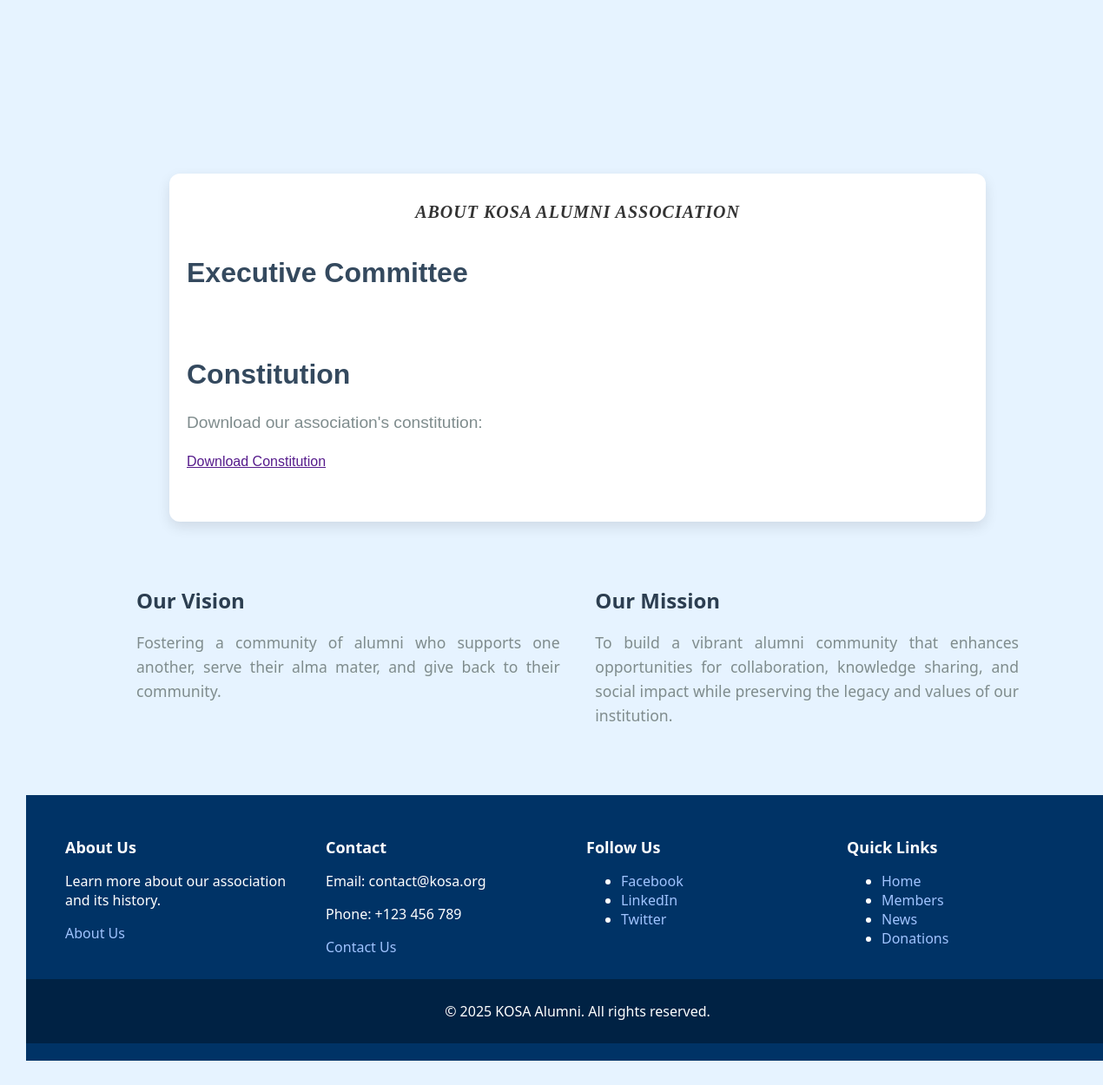
The app's page /about_us/, older data.
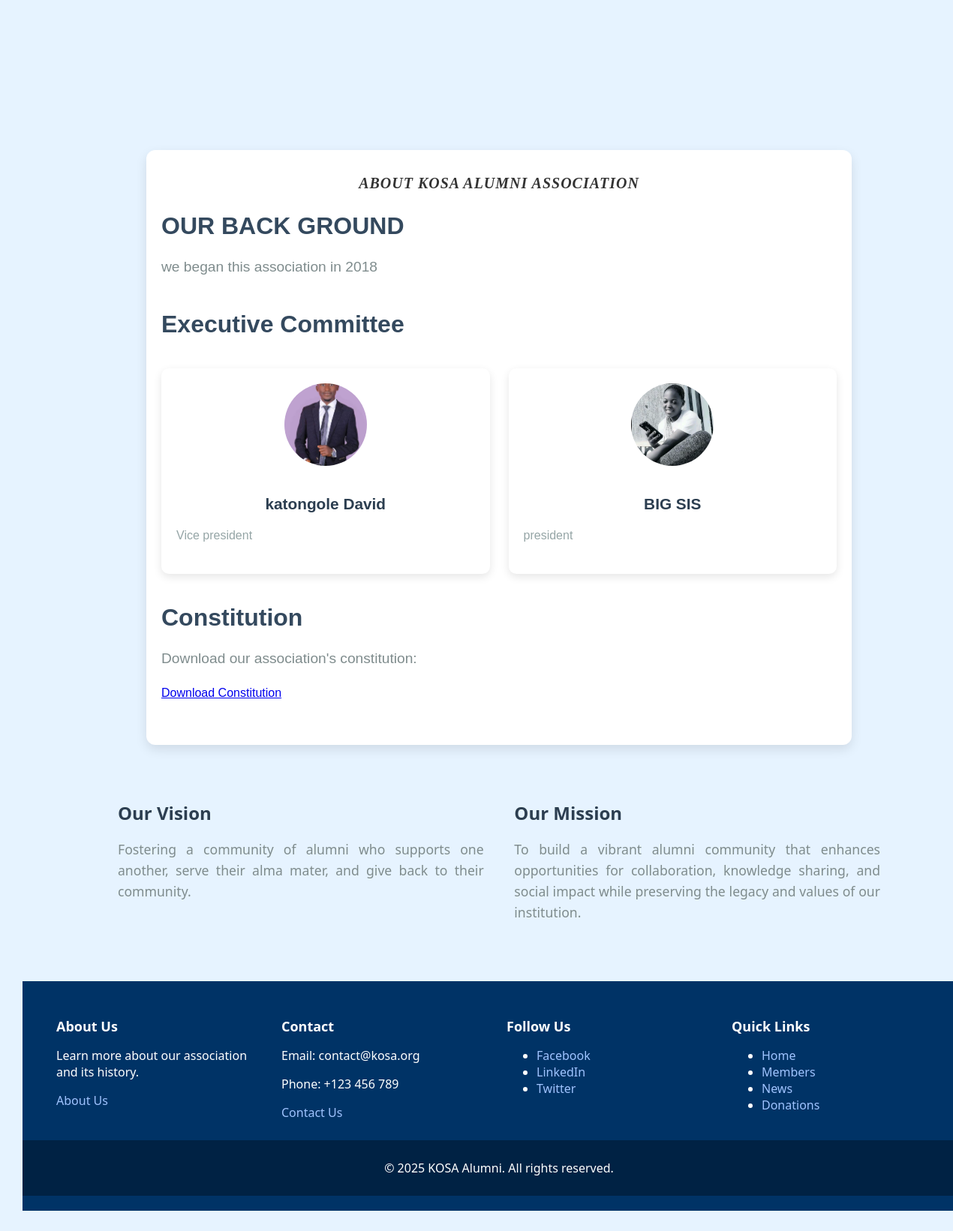
The same page, newer data.
### about_app/models.py (models this page shows, shortened)
class AssociationHistory(models.Model):
    title = models.CharField(max_length=255)
    content = models.TextField()

class ExecutiveMember(models.Model):
    name = models.CharField(max_length=255)
    position = models.CharField(max_length=255)
    photo = models.ImageField(upload_to='executive_photos/')

### about_app/views.py (the view)
# urls.py: path('', about_us, name='about_us'),
def about_us(request):
    history = AssociationHistory.objects.first()
    members = ExecutiveMember.objects.all()
    constitution = Constitution.objects.first()
    return render(request, 'about_us.html', {
        'history': history,
        'members': members,
        'constitution': constitution
    })

### templates/about_us.html
{% extends "base.html" %}
{% block content %}
    <div class="container1">
        <h1>About KOSA Alumni Association</h1>
        <section>
            <h2>{{ history.title }}</h2>
            <p>{{ history.content }}</p>
        </section>
        <section>
            <h2>Executive Committee</h2>
            <div class="executive-members">
                {% for member in members %}
                    <div class="member-card">
                        <img src="{{ member.photo.url }}" alt="{{ member.name }}">
                        <h3>{{ member.name }}</h3>
                        <p>{{ member.position }}</p>
                    </div>
                {% endfor %}
            </div>
        </section>
        <section>
            <h2>Constitution</h2>
            <p>Download our association's constitution:</p>
            <a href="{{ constitution.document.url }}" download>Download Constitution</a>
        </section>
    </div>
    <section class="vision-mission">
        <div class="content-block">
            <h3>Our Vision</h3>
            <p>Fostering a community of alumni who supports one another, serve their alma mater, and give back to their community.</p>
        </div>
        <div class="content-block">
            <h3>Our Mission</h3>
            <p>To build a vibrant alumni community that enhances opportunities for collaboration, knowledge sharing, and social impact while preserving the legacy and values of our institution.</p>
        </div>
    </section>
{% endblock %}

### templates/base.html (shortened to what this page needs)
<!DOCTYPE html>
<html lang="en">
  <head>
    {% load cloudinary %}
    {% load static %}
    <link rel="stylesheet" href="{% static 'css/style.css' %}?v=1.1" />
  </head>
  <body>
    <div class="container">
      {% block content %}
      {% endblock %}
    </div>
  </body>
  <footer class="kosa-footer">
    <div class="footer-container">
        <div class="footer-section">
            <h3>About Us</h3>
            <p>Learn more about our association and its history.</p>
            <a href="/about/">About Us</a>
        </div>
        <div class="footer-section">
            <h3>Contact</h3>
            <p>Email: contact@kosa.org</p>
            <p>Phone: +123 456 789</p>
            <a href="/contact/">Contact Us</a>
        </div>
        <div class="footer-section">
            <h3>Follow Us</h3>
            <ul class="social-links">
                <li><a href="https://facebook.com/kosa" target="_blank">Facebook</a></li>
                <li><a href="https://linkedin.com/company/kosa" target="_blank">LinkedIn</a></li>
                <li><a href="https://twitter.com/kosa" target="_blank">Twitter</a></li>
            </ul>
        </div>
        <div class="footer-section">
            <h3>Quick Links</h3>
            <ul>
                <li><a href="/">Home</a></li>
                <li><a href="/members/">Members</a></li>
                <li><a href="/news/">News</a></li>
                <li><a href="/donations/">Donations</a></li>
            </ul>
        </div>
    </div>
    <div class="footer-bottom">
        <p>&copy; 2025 KOSA Alumni. All rights reserved.</p>
    </div>
</footer>
</html>

### static/css/style.css (style rules this page uses)
body { font-family: Arial, sans-serif; margin: 0; padding: 0; background-color: #f4f4f4; }
html, body { overflow-x: hidden; width: 100%; }
img { max-width: 100%; height: auto; }
.container { width: 80%; margin: 0 auto; padding: 120px 20px 20px; max-width: 100%; overflow-x: auto; }
.container h1 { color: #333; margin-bottom: 20px; font-size: 20px; font-family: "Montserrat"; font-style: italic; font-size: 20px; text-align: center; }
h2 { color: #333; }
body { font-family: 'Segoe UI', Tahoma, Geneva, Verdana, sans-serif; background-color: #e6f3ff; margin: 0; padding: 30px; }
h1 { color: #1a73e8; text-align: center; font-size: 2.5em; margin-bottom: 40px; text-transform: uppercase; letter-spacing: 1px; }
.kosa-footer { background-color: #003366; color: white; padding: 20px 0; }
.footer-container { display: flex; flex-wrap: wrap; justify-content: space-around; max-width: 1200px; margin: 0 auto; }
.footer-section { flex: 1 1 250px; padding: 10px; }
.footer-section h3 { color: #ffffff; font-size: 18px; margin-bottom: 10px; }
.footer-section a { color: #a0c4ff; text-decoration: none; }
.footer-bottom { text-align: center; padding: 10px; background-color: #002244; color: white; margin-top: 10px; }
.container1 { max-width: 900px; margin: 50px auto; padding: 20px; background: #ffffff; border-radius: 12px; box-shadow: 0 6px 15px rgba(0, 0, 0, 0.1); font-family: 'Arial', sans-serif; }
h1 { text-align: center; font-size: 2.5rem; color: #2c3e50; margin-bottom: 30px; }
h2 { font-size: 2rem; color: #34495e; margin-bottom: 15px; }
section { margin-bottom: 40px; }
section p { font-size: 1.2rem; line-height: 1.8; color: #7f8c8d; text-align: justify; }
.executive-members { display: grid; grid-template-columns: repeat(auto-fit, minmax(250px, 1fr)); gap: 25px; margin-top: 40px; }
.member-card { background: #ffffff; padding: 20px; text-align: center; border-radius: 10px; box-shadow: 0 4px 12px rgba(0, 0, 0, 0.1); transition: transform 0.3s ease, box-shadow 0.3s ease; }
.member-card img { width: 110px; height: 110px; border-radius: 50%; object-fit: cover; margin-bottom: 15px; }
.member-card h3 { font-size: 1.3rem; color: #2c3e50; margin-bottom: 5px; }
.member-card p { font-size: 1rem; color: #95a5a6; }
.vision-mission { display: flex; justify-content: space-between; margin-top: 50px; }
.content-block { width: 48%; }
.content-block h3 { font-size: 1.5rem; color: #2c3e50; margin-bottom: 10px; }
.content-block p { font-size: 1.1rem; color: #7f8c8d; line-height: 1.6; }

Row changes from the older to the newer data that the page shows:
added AssociationHistory: title "OUR BACK GROUND", content "we began this association in 2018"
added ExecutiveMember: photo (picture), name "katongole David", position "Vice president"
added ExecutiveMember: photo (picture), name "BIG SIS", position "president"
